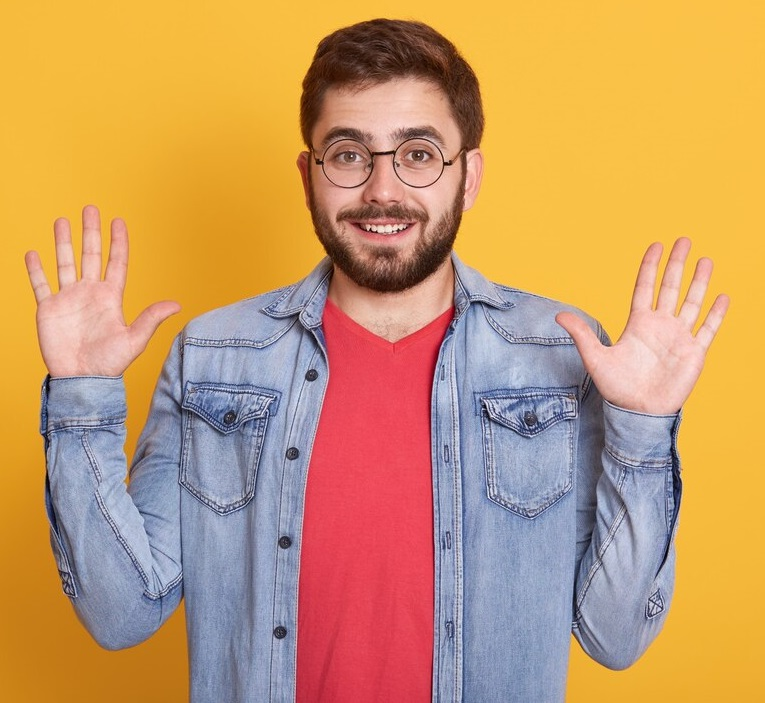
#> input picture images/1.jpg, 765 x 703 px
$ python histogram.py
#> lines starting #> are read from the running program, lines starting #| are printed output that depends on the picture
import numpy as np
import matplotlib.pyplot as plt

def calculate_histogram(image):
    # Initialize histogram with zeros
    histogram = [0] * 256

    # Iterate over each pixel in the image
    for row in image:
        for pixel in row:
            # Increment the corresponding histogram bin
            intensity = pixel
            intensity = int(intensity)
            histogram[intensity] += 1

    return histogram

def plot_histogram(histogram):
    # Plot histogram
    plt.plot(histogram, color='gray')
    plt.xlabel('Pixel Intensity')
    plt.ylabel('Frequency')
    plt.title('Histogram of Grayscale Image')
    plt.show()

# Load the image
image = plt.imread('./images/1.jpg')
#> image is the input picture: shape (703, 765, 3); mean R, G, B 199.5, 153, 104.8

# Convert to grayscale if necessary
if len(image.shape) > 2:
    image = np.mean(image, axis=2)
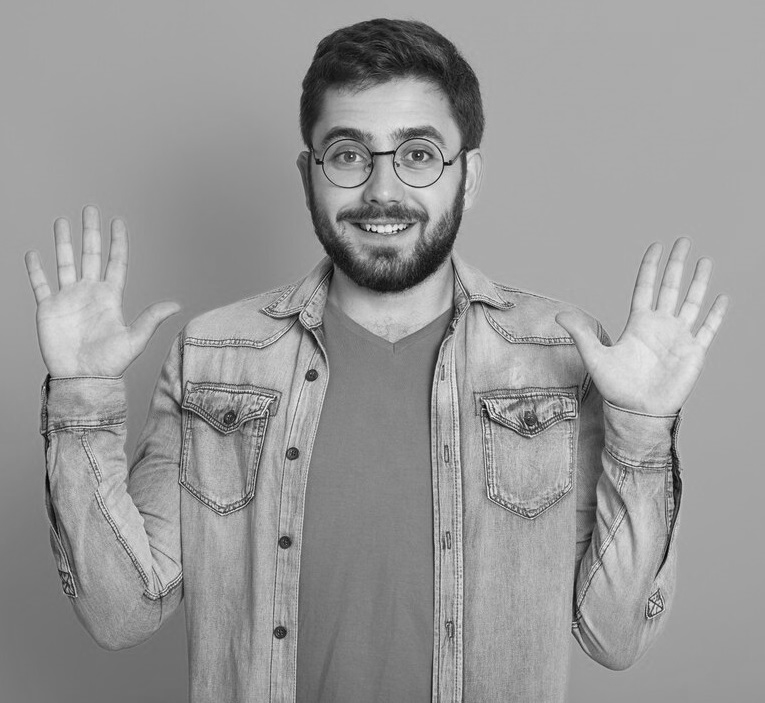
#> image: shape (703, 765) float64; min 2, max 250.3, mean 152.4

# Compute histogram
histogram = calculate_histogram(image)
#> after the loop in calculate_histogram, `for row in image:`: histogram = 256 values, max 42886 at index 171, min 0 at index 0, mean 2100.8

# Plot histogram
plot_histogram(histogram)
#> in plot_histogram, `plt.show()`:
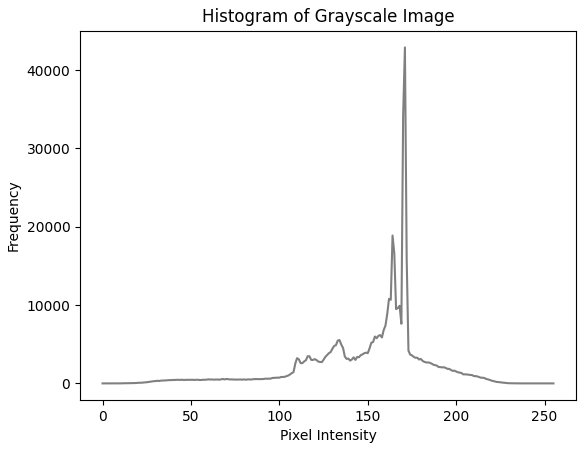
#> figure drawn by matplotlib, 1 panel; curve peaks at x = 171, y = 42886

# python histogram.py
